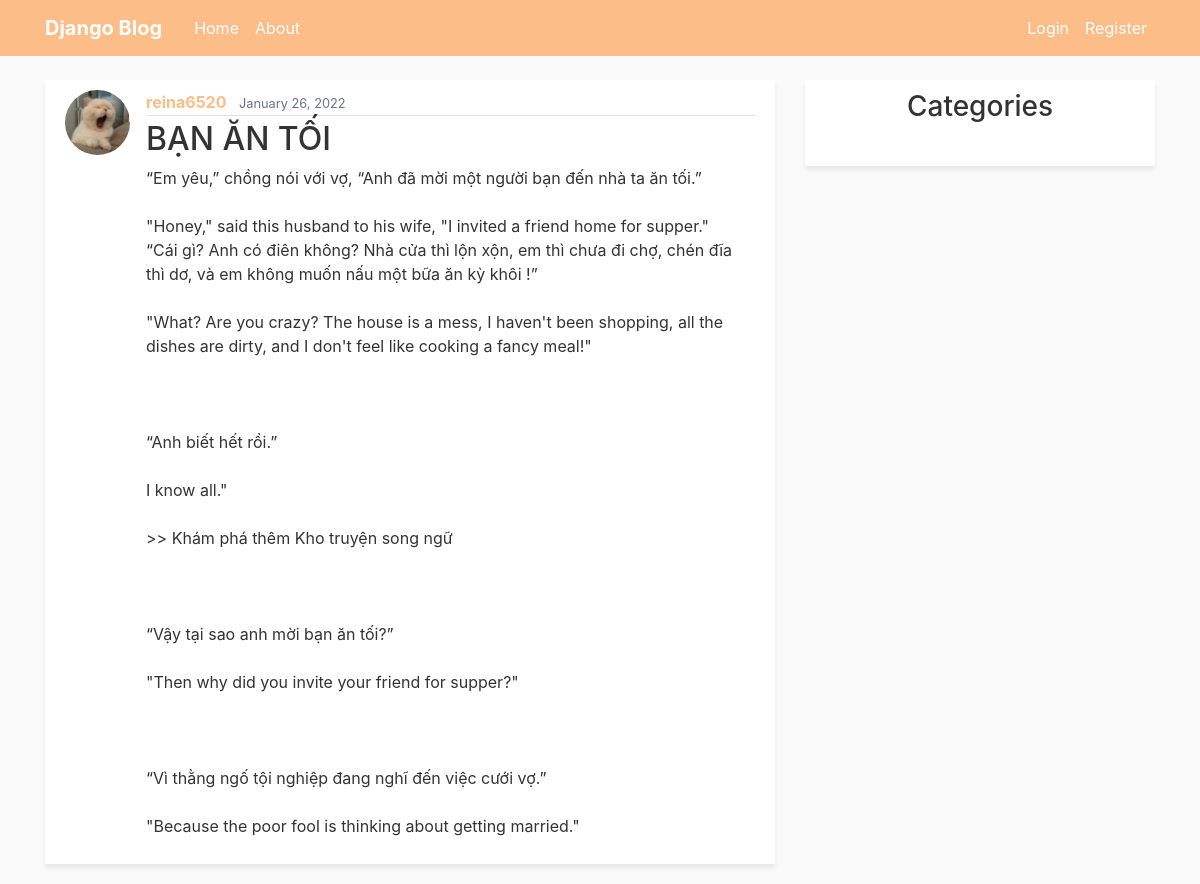
The page /post/34/ on the database its author committed.
### blog/models.py (models this page shows, shortened)
class Post(models.Model):
    title = models.CharField(max_length=100)
    content = models.TextField()
    created_at = models.DateTimeField(default=timezone.now)
    author = models.ForeignKey(User, on_delete=models.CASCADE)
    category = models.ForeignKey(Category, on_delete=models.SET_NULL, null=True, blank=True)

### users/models.py (models this page shows, shortened)
class Profile(models.Model):
    user = models.OneToOneField(User, on_delete=models.CASCADE, related_name='profile')
    image = models.ImageField(default = 'profile_pics/default.jpg', upload_to = 'profile_pics')

### blog/views.py (the view)
# urls.py: path('post/<int:pk>/', PostDetailView.as_view(), name='post-detail'),
class PostDetailView(DetailView):
    model = Post

### blog/templates/blog/post_detail.html (shortened to what this page needs)
{% extends 'blog/base.html' %}
{% block content %}
    <article class="media content-section">
        <img src="{{ post.author.profile.image.url }}" class="rounded-circle article-img">
    <div class="media-body">
        <div class="article-metadata">
        <a class="mr-2" href="{% url 'user-posts' object.author.username %}">{{ object.author }}</a>
        <small class="text-muted">{{ object.created_at|date:"F d, Y" }}</small>
        </div>
        <h2>{{ object.title }}</h2>
        <p class="article-content">{{ object.content }}</p>
    </div>
    </article>
{% endblock content %}

### blog/static/blog/main.css (style rules this page uses)
body { background: #fafafa; color: #333333; margin-top: 5rem; }
h1, h2, h3, h4, h5, h6 { color: #333333; }
.content-section { background: #ffffff; padding: 10px 20px; margin-bottom: 20px; box-shadow: 0px 4px 5px 0px rgba(0,0,0,0.08) ; }
.article-content { white-space: pre-line; }
.article-img { height: 65px; width: 65px; margin-right: 16px; }
.article-metadata { padding-bottom: 1px; margin-bottom: 4px; border-bottom: 1px solid #e3e3e3 }
.article-metadata a { color: #FCBD88; font-weight: 700; }

### rows shown on the page
Post: author.profile.image (picture), author "reina6520", created_at "January 26, 2022", title "BẠN ĂN TỐI", content "“Em yêu,” chồng nói với vợ, “Anh đã mời một người bạn đến nhà ta ăn tối.” \"Honey,\" said this husband to his wife, \"I invited a friend home for supper.\" “Cái gì? Anh có điên không? Nhà cửa thì lộn xộn, em thì chưa đi chợ, chén đĩa thì dơ, và em không muốn nấu một bữa ăn kỳ khôi !” \"What? Are you crazy? The house is a mess, I haven't been shopping, all the dishes are dirty, and I don't feel like cooking a fancy meal!\" “Anh biết hết rồi.” I know all.\" >> Khám phá thêm Kho truyện song ngữ “Vậy tại sao anh mời bạn ăn tối?” \"Then why did you invite your friend for supper?\" “Vì thằng ngố tội nghiệp đang nghĩ đến việc cưới vợ.” \"Because the poor fool is thinking about getting married.\""
